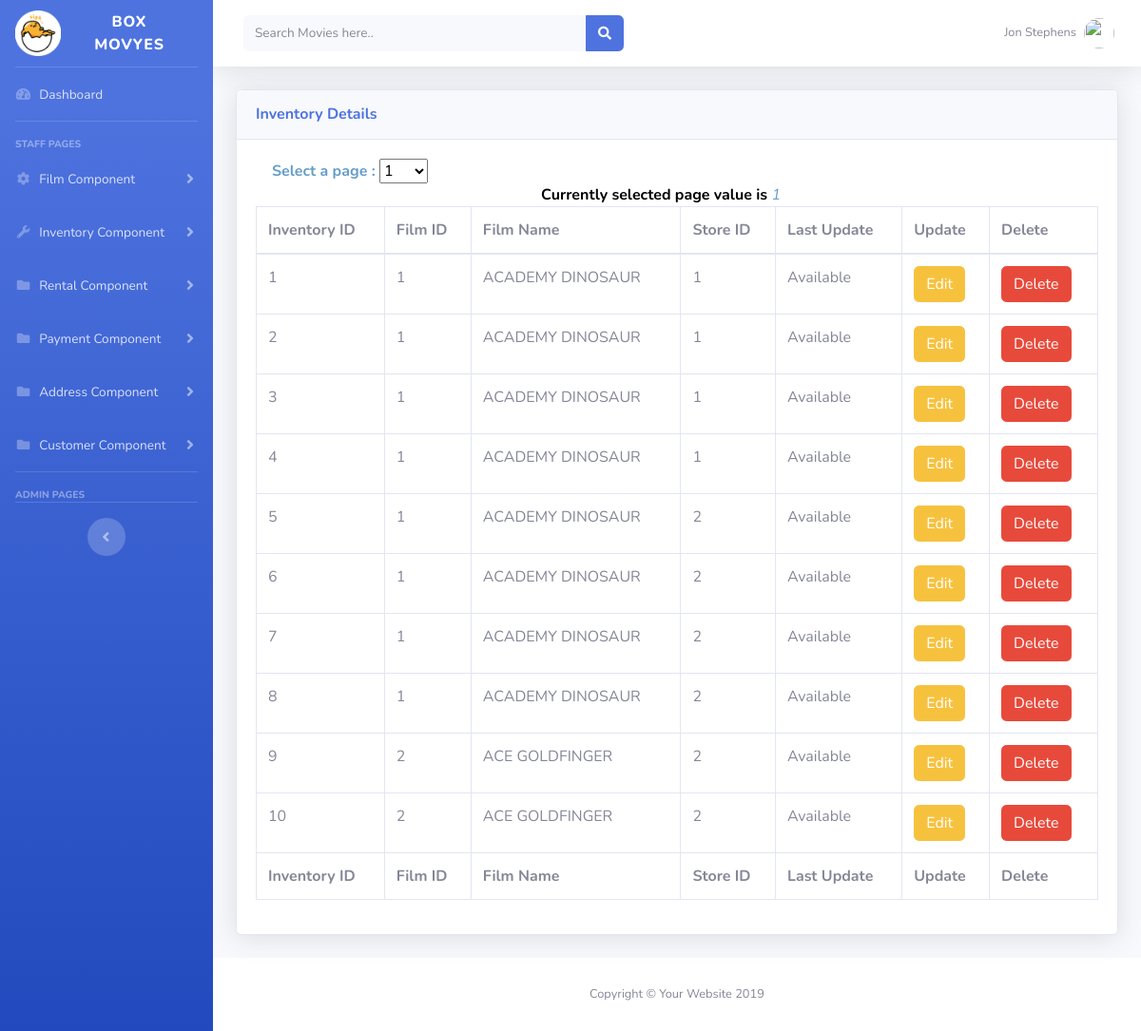
/tables_inventory.php (signed in), run on the app's committed database.
### tables this page shows
CREATE TABLE `staff` (
  `staff_id` int(3) NOT NULL,
  `first_name` varchar(45) NOT NULL,
  `last_name` varchar(45) NOT NULL,
  `address_id` int(5) NOT NULL,
  `picture` blob,
  `email` varchar(50) NOT NULL,
  `store_id` int(3) DEFAULT NULL,
  `active` int(3) NOT NULL DEFAULT '1',
  `password` varchar(40) NOT NULL,
  `last_update` timestamp NOT NULL DEFAULT CURRENT_TIMESTAMP
);

CREATE TABLE `inventory` (
  `inventory_id` int(7) NOT NULL,
  `film_id` int(5) NOT NULL,
  `store_id` int(3) NOT NULL,
  `inventory_status_id` int(1) NOT NULL,
  `last_update` timestamp NOT NULL DEFAULT CURRENT_TIMESTAMP
);

CREATE TABLE `film` (
  `film_id` int(5) NOT NULL,
  `title` varchar(255) NOT NULL,
  `description` text,
  `release_year` year(4) DEFAULT NULL,
  `language_id` int(3) DEFAULT NULL,
  `original_language_id` int(3) DEFAULT NULL,
  `rental_duration` int(3) NOT NULL,
  `rental_rate` decimal(4,2) NOT NULL,
  `length` int(5) DEFAULT NULL,
  `replacement_cost` decimal(5,2) NOT NULL,
  `rating` varchar(10) DEFAULT NULL,
  `special_features` set('Deleted scenes','Behind the scenes','Trailer','Commentaries') DEFAULT NULL,
  `last_update` timestamp NOT NULL DEFAULT CURRENT_TIMESTAMP
);

CREATE TABLE `inventory_status` (
  `inventory_status_id` int(1) NOT NULL,
  `in_stat_name` varchar(20) NOT NULL,
  `last_update` timestamp NOT NULL DEFAULT CURRENT_TIMESTAMP
);

### tables_inventory.php (the view, shortened to what this page needs)
<!DOCTYPE html>
<html lang="en">
 <?php
	$links = mysqli_connect('localhost','hfycb1_hfycb1','12345isint.','hfycb1_id13307643_assignment2') or die("Could not connect to database");
  ?>
<head>
  <link href="vendor/fontawesome-free/css/all.min.css" rel="stylesheet" type="text/css">
  <link href="css/sb-admin-2.min.css" rel="stylesheet">
  <link href="vendor/datatables/dataTables.bootstrap4.min.css" rel="stylesheet">
<link rel="stylesheet" href="https://cdnjs.cloudflare.com/ajax/libs/selectize.js/0.12.6/css/selectize.bootstrap3.min.css" />
</head>
<body id="page-top">
 <?php
 if (isset($_POST['page_no']) && $_POST['page_no']!="") {
    $page_no = $_POST['page_no'];
    } else {
        $page_no = 1;
        }
$total_records_per_page = 10;
$offset = ($page_no-1) * $total_records_per_page;
$result_count = mysqli_query(
$links,
"SELECT COUNT(inventory_id) As total_records FROM `inventory` WHERE 1"
);
$total_records = mysqli_fetch_array($result_count);
$total_records = $total_records['total_records'];
$total_no_of_pages = ceil($total_records / $total_records_per_page);
 ?>
  <div id="wrapper">
    <ul class="navbar-nav bg-gradient-primary sidebar sidebar-dark accordion" id="accordionSidebar">
      <a class="sidebar-brand d-flex align-items-center justify-content-center" href="index.php">
        <img src = 'img/fav.png' width = '25%' title = 'Box Movyes Homepage' alt = 'Box Movyes Homepage'/>
        <div class="sidebar-brand-text mx-3">BOX MOVYES </div>
      </a>
      <hr class="sidebar-divider my-0">
      <li class="nav-item">
        <a class="nav-link" href="staff_page.php">
          <i class="fas fa-fw fa-tachometer-alt"></i>
          <span>Dashboard</span></a>
      </li>
      <hr class="sidebar-divider">
      <div class="sidebar-heading">
        Staff Pages
      </div>
       <li class="nav-item">
        <a class="nav-link collapsed" href="#" data-toggle="collapse" data-target="#collapseTwo" aria-expanded="true" aria-controls="collapseTwo">
          <i class="fas fa-fw fa-cog"></i>
          <span>Film Component</span>
        </a>
      </li>
<li class="nav-item">
        <a class="nav-link collapsed" href="#" data-toggle="collapse" data-target="#collapseUtilities" aria-expanded="true" aria-controls="collapseUtilities">
          <i class="fas fa-fw fa-wrench"></i>
          <span>Inventory Component</span>
        </a>
      </li>
		<li class="nav-item">
        <a class="nav-link collapsed" href="#" data-toggle="collapse" data-target="#collapsePages" aria-expanded="true" aria-controls="collapsePages">
          <i class="fas fa-fw fa-folder"></i>
          <span>Rental Component</span>
        </a>
      </li>
	  <li class="nav-item">
        <a class="nav-link collapsed" href="#" data-toggle="collapse" data-target="#collapseExample" aria-expanded="true" aria-controls="collapseExample">
          <i class="fas fa-fw fa-folder"></i>
          <span>Payment Component</span>
        </a>
      </li>
	   <li class="nav-item">
        <a class="nav-link collapsed" href="#" data-toggle="collapse" data-target="#collapseAddress" aria-expanded="true" aria-controls="collapseAddress">
          <i class="fas fa-fw fa-folder"></i>
          <span>Address Component</span>
        </a>
      </li>
	  <li class="nav-item">
        <a class="nav-link collapsed" href="#" data-toggle="collapse" data-target="#collapseCustomer" aria-expanded="true" aria-controls="collapseCustomer">
          <i class="fas fa-fw fa-folder"></i>
          <span>Customer Component</span>
        </a>
      </li>
      <hr class="sidebar-divider">
      <div class="sidebar-heading">
        Admin Pages
      </div>
		<?php
		$links = mysqli_connect('localhost','hfycb1_hfycb1','12345isint.','hfycb1_id13307643_assignment2') or die("Could not connect to database");
	   ?>
      <hr class="sidebar-divider">
      <div class="text-center d-none d-md-inline">
        <button class="rounded-circle border-0" id="sidebarToggle"></button>
      </div>
    </ul>
    <div id="content-wrapper" class="d-flex flex-column">
      <div id="content">
        <nav class="navbar navbar-expand navbar-light bg-white topbar mb-4 static-top shadow">
          <form action = 'search_page.php' method = 'post'class="d-none d-sm-inline-block form-inline mr-auto ml-md-3 my-2 my-md-0 mw-100 navbar-search">
            <div class="input-group">
              <input name = 'result' type="text" placeholder = 'Search Movies here..'class="form-control bg-light border-0 small" aria-label="Search" title = 'Explore More Movies Here' aria-describedby="basic-addon2">
              <div class="input-group-append">
                <button class="btn btn-primary" type="submit">
                  <i class="fas fa-search fa-sm"></i>
                </button>
              </div>
            </div>
          </form>
          <ul class="navbar-nav ml-auto">
            <li class="nav-item dropdown no-arrow">
              <a class="nav-link dropdown-toggle" href="#" id="userDropdown" role="button" data-toggle="dropdown" aria-haspopup="true" aria-expanded="false">
			    <?php
			        $getStaffEmails = $_SESSION['email'];
					$sql = "SELECT * from `staff` where email = '$getStaffEmails'";
					$runStaff = mysqli_query($links,$sql);
					$resultStaffDisplay = mysqli_fetch_assoc($runStaff);
					if(!empty($resultStaffDisplay['staff_id'])){
						$getStaffFname = $resultStaffDisplay['first_name'];
						$getStaffLname = $resultStaffDisplay['last_name'];
					}else{
						$getStaffFname =  '-';
						$getStaffLname =  '-';
					}
			  ?>
                <span class="mr-2 d-none d-lg-inline text-gray-600 small"><?php echo $getStaffFname; echo '&nbsp'; echo $getStaffLname;     ?></span>
                  <img class="img-profile rounded-circle" src="https://source.unsplash.com/QAB-WJcbgJk/60x60">
              </a>
            </li>
          </ul>
        </nav>
        <div class="container-fluid">
          <div class="card shadow mb-4">
            <div class="card-header py-3">
              <h6 class="m-0 font-weight-bold text-primary">Inventory Details</h6>
            </div>
            <div class="card-body">
			    <div class="col-sm-4 mb-3 mb-sm-0">
				   <form action = "tables_inventory.php" method = "post" name = "orderbyfrm" id = "orderbyfrm">
						 <span style = "color:#659EC7; margin-left:5px;"><b>Select a page : </b></span>
				  <select id='pageNo' name= "page_no" onchange="SubmitForm('orderbyfrm');">
				<?php
					for($i=1; $i <= $total_no_of_pages; $i++) {
					$selectedC = (isset($_POST['page_no']) && $_POST['page_no'] ==  $i) ? 'selected' : '';
					echo "<option value='".$i."' $selectedC>".$i."</option>";
					}
				?>
			</select>
          </form>
                  </div>
              <div class="table-responsive">
                <table class="table table-bordered" id="dataTable" width="100%" cellspacing="0">
				 <span style = "margin-left:300px;color:black; "><b>Currently selected page value is </b><span style ="color:#659EC7;" ><i><?php if(isset($_POST['page_no'])){ echo $_POST['page_no']; }else{ echo $page_no; } ?></i></span></span>
				  <br/>
                  <thead>
                    <tr>
                      <th>Inventory ID</th>
                      <th>Film ID</th>
                      <th>Film Name</th>
					  <th>Store ID</th>
					  <th>Last Update</th>
                       <th>Update</th>
					   <th>Delete</th>
                    </tr>
                  </thead>
                  <tfoot>
                    <tr>
                       <th>Inventory ID</th>
                      <th>Film ID</th>
                      <th>Film Name</th>
					  <th>Store ID</th>
					  <th>Last Update</th>
                       <th>Update</th>
					   <th>Delete</th>
                    </tr>
                  </tfoot>
                  <tbody>
                     <?php
					 $result = mysqli_query(
											$links,
											"SELECT inventory.film_id,inventory.inventory_id, film.title, inventory.store_id, inventory_status.in_stat_name FROM `inventory` INNER JOIN `film` ON inventory.film_id = film.film_id INNER JOIN `inventory_status` ON inventory.inventory_status_id = inventory_status.inventory_status_id WHERE 1 ORDER BY inventory_id ASC LIMIT $offset,$total_records_per_page"
											);
							while($row = mysqli_fetch_array($result)){
					?>
					   <tr>
					  <td><?php echo $row['inventory_id']; ?></td>
					  <td><?php echo $row['film_id']; ?></td>
					   <td><?php echo $row['title']; ?></td>
					    <td><?php echo $row['store_id']; ?></td>
					   <td><?php echo $row['in_stat_name']; ?></td>
					   <form action = "inventory_update.php" method = "post">
					  <td>
							<button name = "editInven"  id = "editInven" value = "<?php echo $row['inventory_id']; ?>" data-toggle="modal" class="btn btn-warning"><span class="glyphicon glyphicon-edit"></span> Edit</button>
						</td>
						</form>
					  <form action = "delete_inventory.php" method = "post">
					<td><button Onclick="return ConfirmDelete();" type = "submit" name = "deleteInven" id = "deleteInven" value = "<?php echo $row['inventory_id']; ?>" data-toggle="modal" class="btn btn-danger"><span class="glyphicon glyphicon-edit"></span> Delete</button> </td>
					</form>
					</tr>
					<?php
				}
			?>
                  </tbody>
                </table>
              </div>
            </div>
          </div>
        </div>
      </div>
      <footer class="sticky-footer bg-white">
        <div class="container my-auto">
          <div class="copyright text-center my-auto">
            <span>Copyright &copy; Your Website 2019</span>
          </div>
        </div>
      </footer>
    </div>
  </div>
</body>
</html>

### data on the page
staff: first_name "Jon", last_name "Stephens"
inventory: inventory_id "1", film "1", film.title "ACADEMY DINOSAUR", store "1", inventory_status.in_stat_name "Available"
inventory: inventory_id "2", film "1", film.title "ACADEMY DINOSAUR", store "1", inventory_status.in_stat_name "Available"
inventory: inventory_id "3", film "1", film.title "ACADEMY DINOSAUR", store "1", inventory_status.in_stat_name "Available"
inventory: inventory_id "4", film "1", film.title "ACADEMY DINOSAUR", store "1", inventory_status.in_stat_name "Available"
inventory: inventory_id "5", film "1", film.title "ACADEMY DINOSAUR", store "2", inventory_status.in_stat_name "Available"
inventory: inventory_id "6", film "1", film.title "ACADEMY DINOSAUR", store "2", inventory_status.in_stat_name "Available"
inventory: inventory_id "7", film "1", film.title "ACADEMY DINOSAUR", store "2", inventory_status.in_stat_name "Available"
inventory: inventory_id "8", film "1", film.title "ACADEMY DINOSAUR", store "2", inventory_status.in_stat_name "Available"
inventory: inventory_id "9", film "2", film.title "ACE GOLDFINGER", store "2", inventory_status.in_stat_name "Available"
inventory: inventory_id "10", film "2", film.title "ACE GOLDFINGER", store "2", inventory_status.in_stat_name "Available"

### other printed values
$page_no "1"
form field page_no "1"
